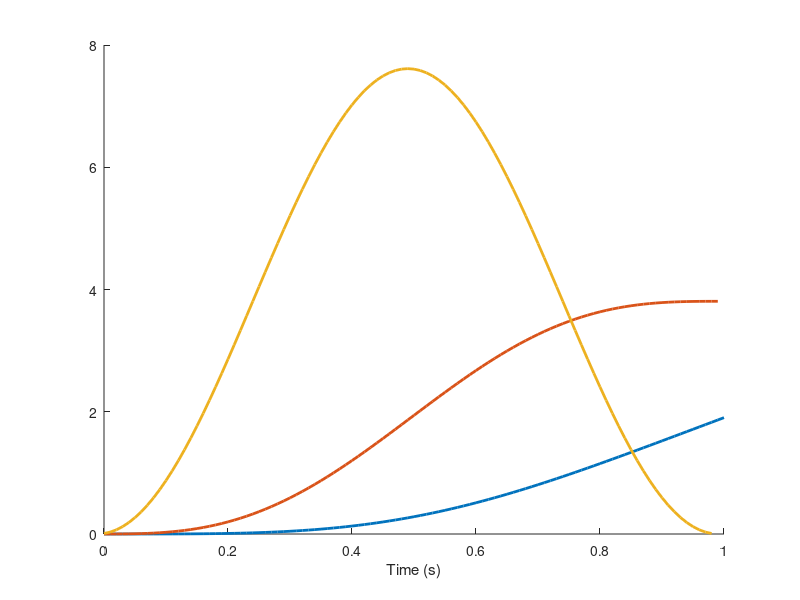

Here is the MATLAB script that generated this plot: (Note: this script raises an error after producing the figure.)
dt = 1 / 100;

freq = 1;
delta_x = 2;

x0 = 0;

w = 2 * pi * freq;
A = delta_x * w^2 / (2*pi^2 + 1);
C = x0 - A / w^2;

T = 1 / freq;

t = 0:dt:T;
x = A * (t.^2/2 + cos(w.*t) / w^2) + C;

figure(1);
clf
hold on;
plot(t, x, 'LineWidth', 2);
plot(t(1:end-1), diff(x)/dt, 'LineWidth', 2);
plot(t(1:end-2), diff(diff(x))/dt^2, 'LineWidth', 2);
xlabel('Time (s)');
yline(delta_x);
legend({'Position', 'Velocity', 'Acceleration'});
